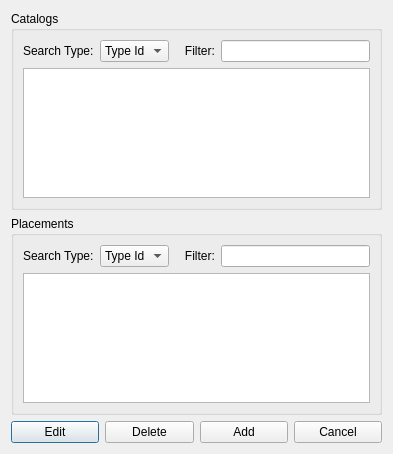
<?xml version="1.0" encoding="UTF-8"?>
<ui version="4.0">
 <class>browse</class>
 <widget class="QDialog" name="browse">
  <property name="geometry">
   <rect>
    <x>0</x>
    <y>0</y>
    <width>393</width>
    <height>454</height>
   </rect>
  </property>
  <property name="windowTitle">
   <string>Browse</string>
  </property>
  <layout class="QGridLayout" name="gridLayout">
   <item row="0" column="0" colspan="4">
    <widget class="QGroupBox" name="groupBox_2">
     <property name="title">
      <string>Catalogs</string>
     </property>
     <layout class="QGridLayout" name="gridLayout_3">
      <item row="0" column="1">
       <widget class="QComboBox" name="comboBox">
        <item>
         <property name="text">
          <string>Type Id</string>
         </property>
        </item>
        <item>
         <property name="text">
          <string>Id</string>
         </property>
        </item>
        <item>
         <property name="text">
          <string>Name</string>
         </property>
        </item>
       </widget>
      </item>
      <item row="0" column="2">
       <widget class="QLabel" name="label_2">
        <property name="text">
         <string>   Filter:</string>
        </property>
       </widget>
      </item>
      <item row="0" column="0">
       <widget class="QLabel" name="label">
        <property name="text">
         <string>Search Type:</string>
        </property>
       </widget>
      </item>
      <item row="0" column="3">
       <widget class="QLineEdit" name="lineEdit"/>
      </item>
      <item row="3" column="0" colspan="4">
       <widget class="QTableView" name="catalogTableView">
        <property name="selectionMode">
         <enum>QAbstractItemView::SingleSelection</enum>
        </property>
        <property name="selectionBehavior">
         <enum>QAbstractItemView::SelectRows</enum>
        </property>
       </widget>
      </item>
     </layout>
    </widget>
   </item>
   <item row="4" column="0" colspan="4">
    <widget class="QGroupBox" name="groupBox_3">
     <property name="title">
      <string>Placements</string>
     </property>
     <layout class="QGridLayout" name="gridLayout_2">
      <item row="0" column="1">
       <widget class="QComboBox" name="comboBox_2">
        <item>
         <property name="text">
          <string>Type Id</string>
         </property>
        </item>
        <item>
         <property name="text">
          <string>Id</string>
         </property>
        </item>
        <item>
         <property name="text">
          <string>Name</string>
         </property>
        </item>
       </widget>
      </item>
      <item row="0" column="0">
       <widget class="QLabel" name="label_3">
        <property name="text">
         <string>Search Type:</string>
        </property>
       </widget>
      </item>
      <item row="0" column="2">
       <widget class="QLabel" name="label_4">
        <property name="text">
         <string>   Filter:</string>
        </property>
       </widget>
      </item>
      <item row="0" column="3">
       <widget class="QLineEdit" name="lineEdit_2"/>
      </item>
      <item row="1" column="0" colspan="4">
       <widget class="QTableView" name="placTableView">
        <property name="selectionMode">
         <enum>QAbstractItemView::SingleSelection</enum>
        </property>
        <property name="selectionBehavior">
         <enum>QAbstractItemView::SelectRows</enum>
        </property>
       </widget>
      </item>
     </layout>
    </widget>
   </item>
   <item row="5" column="0">
    <widget class="QPushButton" name="pushButton">
     <property name="text">
      <string>Edit</string>
     </property>
    </widget>
   </item>
   <item row="5" column="3">
    <widget class="QPushButton" name="pushButton_2">
     <property name="text">
      <string>Cancel</string>
     </property>
    </widget>
   </item>
   <item row="5" column="2">
    <widget class="QPushButton" name="pushButton_3">
     <property name="text">
      <string>Add</string>
     </property>
    </widget>
   </item>
   <item row="5" column="1">
    <widget class="QPushButton" name="pushButton_4">
     <property name="text">
      <string>Delete</string>
     </property>
    </widget>
   </item>
  </layout>
 </widget>
 <resources/>
 <connections/>
</ui>
